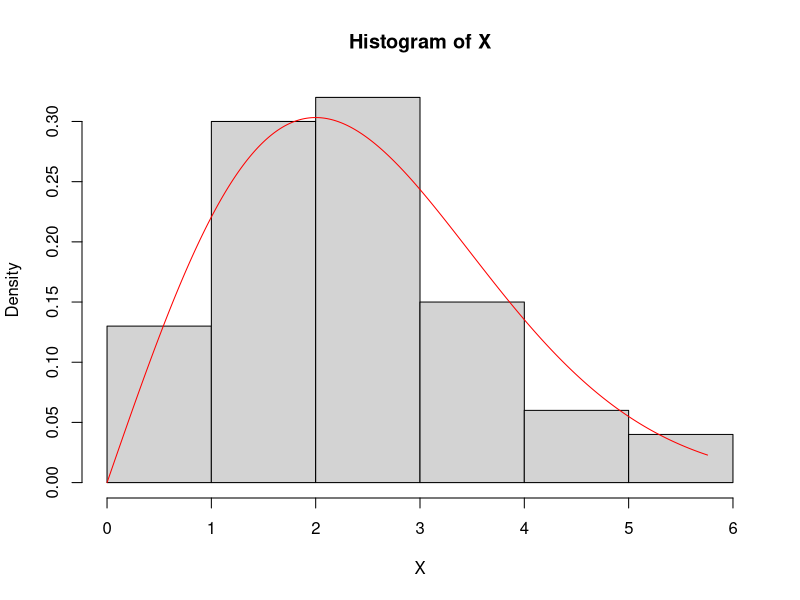
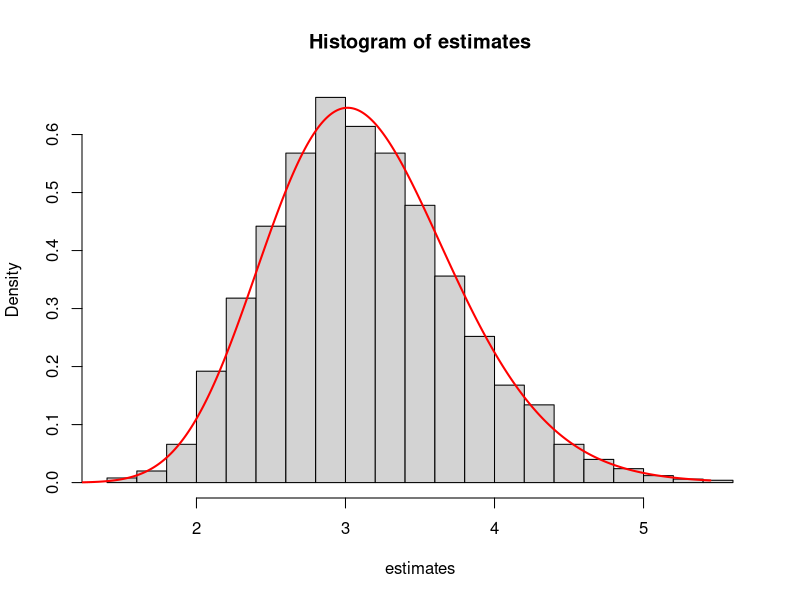

R code for these plots, in order:
## ---- chunk 1
set.seed(2345)
n <- 100
theta <- 4
X <- sqrt(-2 * theta * log(1 - runif(n)))
hist(X, breaks = "Scott", freq = FALSE)
curve(exp(-x^2/(2*theta)) * x / theta, 
      from = 0, to = max(X), n = 1000, col = "red", add = TRUE)
## ---- chunk 2
set.seed(123)
true_theta <- 3.14      # true value of parameter
n <- 25                 # sample size
M <- 2500               # how many repetitions
estimates <- numeric(M) # preallocate storage for the sample of estimates

for(m in 1:M){
  X <- sqrt(-2 * true_theta * log(1 - runif(n)))
  estimates[m] <- sum(X^2) / (2*n)
}

hist(estimates, breaks = "Scott", freq = FALSE)
curve(dgamma(x, shape = n, rate = n / true_theta), 
      from = 0, to = max(estimates), n = 1000, col = "red", 
      lwd = 2, add = TRUE)
